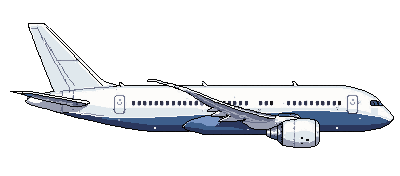
#> input picture assets/ui/plane-hangar-787.png, 400 x 176 px
$ python make_787_layers.py
#> lines starting #> are read from the running program, lines starting #| are printed output that depends on the picture
"""The 787 Dreamliner's hangar upgrade layers, drawn in code on top of the real PixelLab portrait (era 4, 2026-11).
Each part picture is the WHOLE 400x176 plane with only that part changed (src/planelook.js composeOnto: a part = the pixels where it differs from the base); an ENGINE layer
replaces the whole nacelle (src/fleet.js lookParts shows the last engine level's part), a BODY layer adds to the others.
Run: python3 tools/art/make_787_layers.py  -> assets/ui/upgrades/hangar-787-<part>.png  (parts: genx chevron trent barrel raked dimmable)
Real facts drawn: GEnx and Trent 1000 are the 787's two engine families; chevrons = the saw-tooth trailing edge of the 787's engine
cowls (noise); raked wingtips; the carbon-fibre barrel; dimmable (electrochromic) windows."""
from PIL import Image
import os
ROOT = os.path.join(os.path.dirname(os.path.abspath(__file__)), '..', '..')
BASE = Image.open(os.path.join(ROOT, 'assets/ui/plane-hangar-787.png')).convert('RGBA')
#> BASE is the input picture: PIL image 400x176 RGBA; mean R, G, B, A 43.4, 45.1, 48.1, 66.6
OUT = os.path.join(ROOT, 'assets/ui/upgrades')
BLACK = (14, 14, 26, 255)
NAC = (281, 119, 322, 149)   # the engine nacelle's box on the portrait

def blank(): return Image.new('RGBA', BASE.size, (0, 0, 0, 0))
def copy_box(layer, box):
    for y in range(box[1], box[3]):
        for x in range(box[0], box[2]):
            layer.putpixel((x, y), BASE.getpixel((x, y)))
def px(layer, pts, c):
    for x, y in pts: layer.putpixel((x, y), c)

def nacelle(kind):
    L = blank(); copy_box(L, (277, 119, 323, 149))
    # clear the base pixels that are only sky behind the box (keep the layer transparent there)
    for y in range(119, 149):
        for x in range(277, 323):
            if BASE.getpixel((x, y))[3] == 0: L.putpixel((x, y), (0, 0, 0, 0))
    if kind == 'genx':   # GE's painted blue band round the cowl, close to the fan: a bold 5 px band with a white edge line
        for y in range(121, 147):
            for x, c in ((304, (230, 240, 255, 255)), (305, (40, 120, 235, 255)), (306, (40, 120, 235, 255)), (307, (40, 120, 235, 255)), (308, (40, 120, 235, 255)), (309, (20, 70, 170, 255))):
                if BASE.getpixel((x, y))[3]: L.putpixel((x, y), c)
    else:                # chevrons: the saw-tooth rear edge of the cowl (teeth point back, left)
        for k in range(6):
            y0 = 122 + 4 * k
            for dy, w in enumerate((1, 2, 3, 2)):
                for dx in range(w):
                    L.putpixel((281 - dx, y0 + dy), (226, 230, 240, 255) if dx < w - 1 else BLACK)
        if kind == 'trent':   # Trent 1000: a bigger dark fan face and spinner at the front, the blue band kept thin
            for y in range(125, 143):
                for x in (318, 319, 320):
                    if BASE.getpixel((x, y))[3]: L.putpixel((x, y), (40, 44, 64, 255))
            for y in range(131, 137): L.putpixel((321, y), (40, 44, 64, 255))
            for y in range(122, 146): L.putpixel((307, y), (110, 130, 170, 255)) if BASE.getpixel((307, y))[3] else None
    return L

def barrel():   # carbon-fibre fuselage: a dark woven strip under the windows
    L = blank()
    for x in range(118, 262):
        for y in (108, 109):
            if BASE.getpixel((x, y))[3]: L.putpixel((x, y), (46, 52, 70, 255) if (x + y) % 2 else (86, 94, 116, 255))
    return L

def raked():    # the raked (upward-curved) wingtip, on the far wing's tip: a bold curved tip, black outline, white body, a bright cyan end
    L = blank()
    pts = [(153, 82), (150, 80), (147, 77), (145, 73), (144, 68), (143, 63)]
    dense = []
    for (x0, y0), (x1, y1) in zip(pts, pts[1:]):
        n = max(abs(x1 - x0), abs(y1 - y0), 1)
        dense += [(round(x0 + (x1 - x0) * k / n), round(y0 + (y1 - y0) * k / n)) for k in range(n)]
    for x, y in dense:
        L.putpixel((x - 1, y), BLACK); L.putpixel((x + 2, y), BLACK)
        L.putpixel((x, y), (236, 240, 248, 255)); L.putpixel((x + 1, y), (236, 240, 248, 255))
    for x, y in dense[-6:]: L.putpixel((x, y), (40, 200, 235, 255)); L.putpixel((x + 1, y), (40, 200, 235, 255))
    for x in range(142, 147): L.putpixel((x, 62), BLACK)
    return L

def dimmable():  # electrochromic windows: the dark window squares turn deep blue-violet
    L = blank()
    for y in range(95, 104):
        for x in range(120, 340):
            r, g, b, a = BASE.getpixel((x, y))
            if a and r < 100 and g < 105 and b < 140 and y in range(96, 103): L.putpixel((x, y), (36, 76, 196, 255))
    return L

if __name__ == '__main__':
    os.makedirs(OUT, exist_ok=True)
    for name, fn in [('genx', lambda: nacelle('genx')), ('chevron', lambda: nacelle('chevron')), ('trent', lambda: nacelle('trent')), ('barrel', barrel), ('raked', raked), ('dimmable', dimmable)]:
        im = fn(); n = sum(1 for p in im.getdata() if p[3]); assert n > 20, (name, n)
        full = BASE.copy(); full.alpha_composite(im); full.save(os.path.join(OUT, f'hangar-787-{name}.png'))   # a PART picture is the WHOLE plane with only that part changed (src/planelook.js composeOnto diffs against the base); print(name, n, 'px')
#> this loop made 6 passes
#> n on passes 1 to 6: 1225, 1229, 1234, 288, 82, 241
#> pass 1, `im = fn()`:
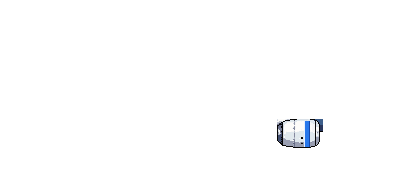
#> im: PIL image 400x176 RGBA; mean R, G, B, A 2.7, 2.9, 3.3, 4.4; transparent parts drawn white
#> pass 1, `full = BASE.copy()`:
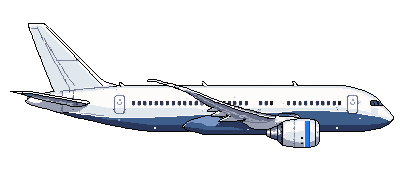
#> saved as hangar-787-genx.png: PIL image 400x176 RGBA; mean R, G, B, A 43.1, 44.9, 48.1, 66.6; transparent parts drawn white
